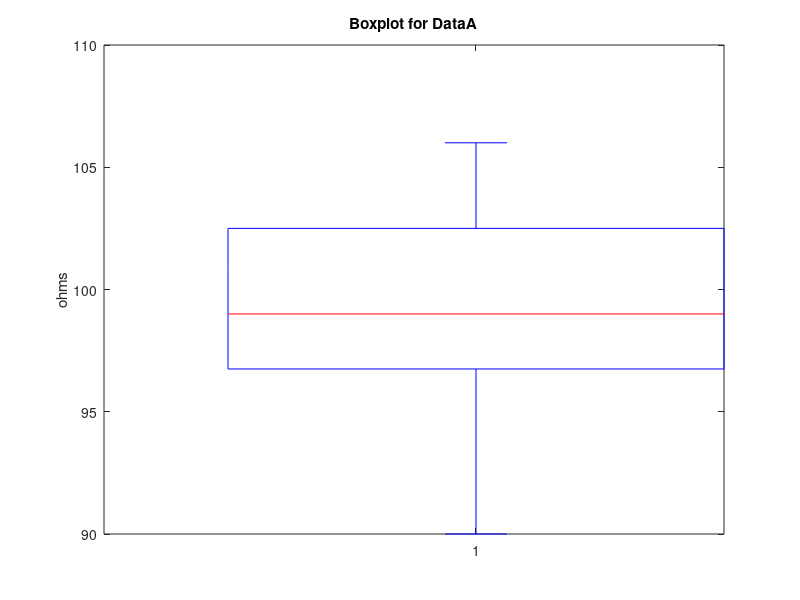
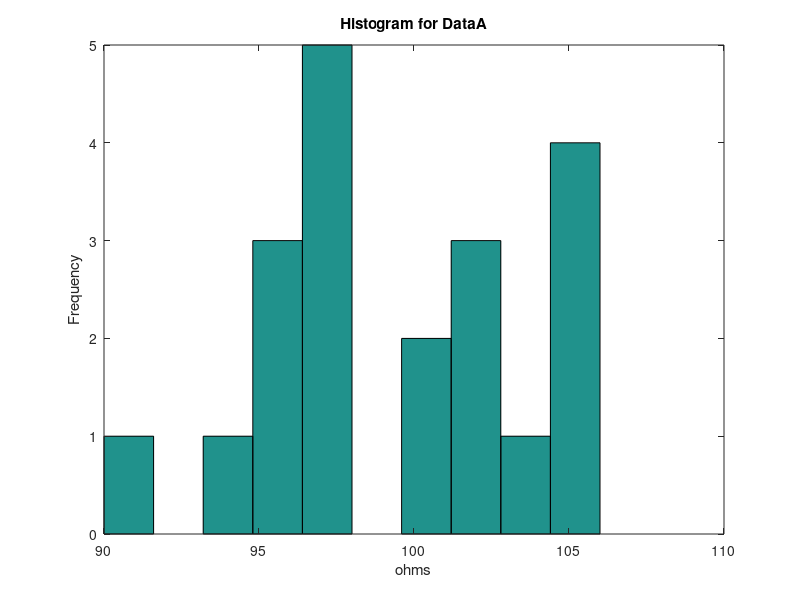
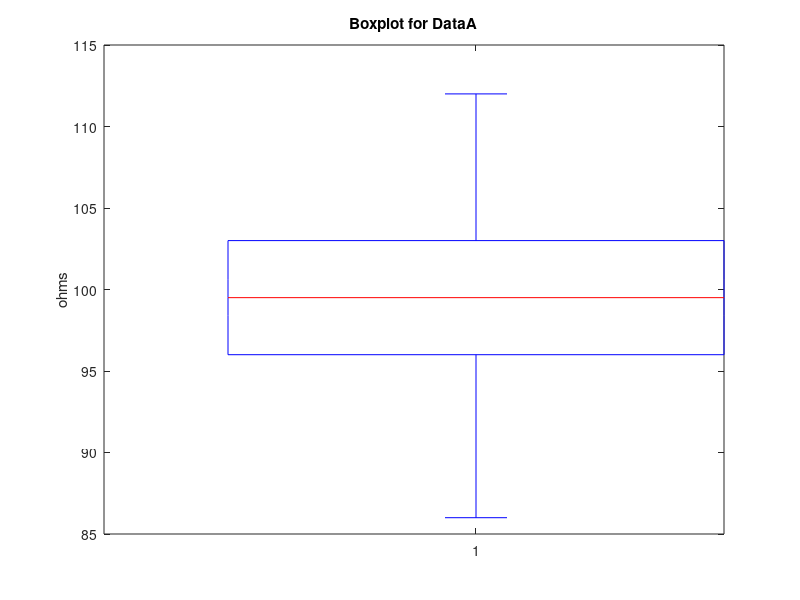
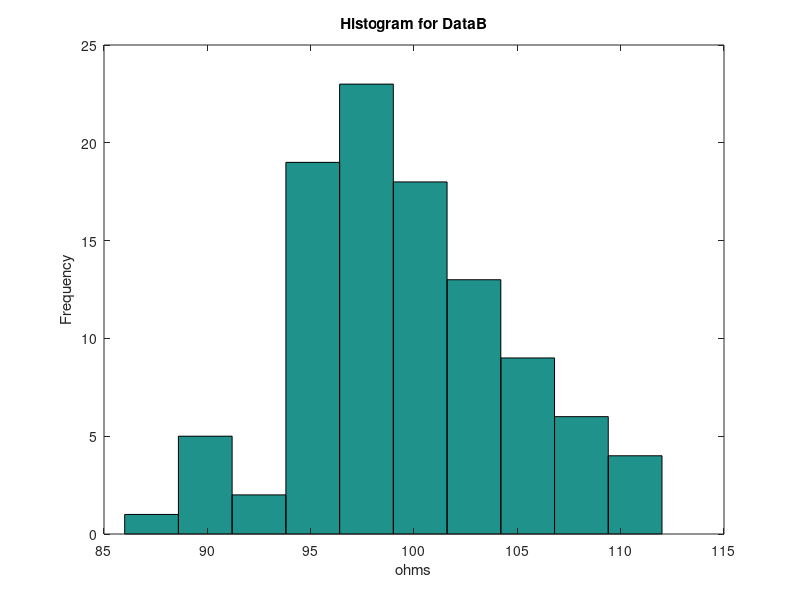

These charts were generated, in order, by the following MATLAB code:
%%
% Student Names: Your FULL NAME(s)
% Student IDs: Your STUDENT ID(s)
%
%                      Probability and Statistics
%
%                       Instructor: Ying He
%                         
% 
%%%%%%%%%%%%%%%%%%%%%%%%%%%%%%%%%%%%%%%%%%%%%%%%%%%%%%%%%%%%%%%%%%%%%%%%%%%
%                              Resistors
%
% Assume that we tested two batches of resistors (ohms) from two different
% plants, A and B. The first batch was very small. The second batch
% was much larger.

%% Init

clc

clear

close all

format compact

disp(['Code by: Alexander Macri  0384086 8:00 AM'])
disp(['Code by: Adam Kimball     0386149 8:00 AM'])
disp(['Code by: Grissess MacWookie  0000001 6:66 AM'])
disp([' ']);

%% Process data [Done]

dataA = load ( 'dataA.txt' );
%dataA = xlsread('STAT383_Project_data.xlsx',1,'B2:B21');
Na = size(dataA,1);

dataB = load ( 'dataB.txt' );
%dataB = xlsread('STAT383_Project_data.xlsx',1,'D2:D101');
Nb = size(dataB,1);

%% Plot the data (dataA) [Done]

% (Box plot) For the key parts of the plot, see figure 6.24 in textbook

figure('name','Boxplot for DataA');boxplot(dataA);title ('Boxplot for DataA');ylabel('ohms');

% (Histogram)
figure('name','Histogram for DataA');hist(dataA);title ('Histogram for DataA');ylabel('Frequency');xlabel('ohms')

%% Questions [NOT DONE]

% Is the data skewed? Why or why not. Use your plots to support your
% analysis. HINT: Read 6.2 and 6.3 carefully.

fprintf(['The Data Set, A, is [insert thing here] skewed \n ', ...
    'because [description]']);

disp([' '])
%% Plot the data (dataB)[Done]

% (Box plot) For the key parts of the plot, see figure 6.24
figure('name','Boxplot for DataB');boxplot(dataB);title ('Boxplot for DataA');ylabel('ohms')

% (Histogram)
figure('name','Histogram for DataB');hist(dataB);title ('Histogram for DataB');ylabel('Frequency');xlabel('ohms')


%% Questions [NOT DONE]

%Is the data skewed? Why or why not.. Use your plots to support your
%analysis. HINT: Read 6.2 and 6.3 carefully.

fprintf(['The Data Set, B, is [insert thing here] skewed \n ', ...
    'because [description]']);

disp([' '])

%% Sample Analysis [NOT DONE]
% For each data set, calculate the sample mean, mode, median and sample
% standard deviation. The median you can get from the box plot or the MatLab
% command "median(data)" and the mode seen from the data or use the MatLab
% command "mode(data)". However, the sample mean and sample standard
% deviation MUST be calculated using the formulas from the book, i.e.
% do not use software commands like "mean(X)" but you can still use "sum".

meanA = sum(dataA)/Na;
meanB = sum(dataB)/Nb;



%% Confidence Intervals [NOT DONE]
% For this part, it will be useful to use the MatLab function "tinv". This
% will calculate the critical value for a random variable with a student-t
% distribution given v, which is the degrees of freedom.
%
% For example, to calculate the t-citical value given alpha = a, and v
% degrees of freedom (usually n-1), we would use,
%
%                   tinv(1-alpha,v)
%
%% Calculate and display TWO-sided "t" confidence intervals for the sample mean of dataA and dataB that you calculated above for... [NOT DONE]
%  (Display it in the same format as the instructions sheet.)

disp([' '])

diffA = dataA - meanA;
diffB = dataB - meanB;

varA = (sum(diffA.^2))/(Na-1);
varB = (sum(diffB.^2))/(Nb-1);

stdDevA = sqrt((sum(diffA.^2))/(Na-1));
stdDevB = sqrt((sum(diffB.^2))/(Nb-1));

sampleStdDevA = sqrt((sum(diffA.^2))/(Na));
sampleStdDevB = sqrt((sum(diffB.^2))/(Nb));

% For confidence level 95% for dataA

t95A = tinv(.95,Na-1);
lower95A = meanA-(t95A*(sampleStdDevA/Na));

upper95A = meanA+(t95A*(sampleStdDevA/Na));

disp(['The two-sided, 95% confidence interval for the sample mean of data set A, is (' num2str(lower95A) ', ' num2str(upper95A) ')']);

disp([' '])
% For confidence level 95% for dataB

t95B = tinv(.95,Nb-1);
lower95B = meanB-(t95B*(sampleStdDevB/Nb));

upper95B = meanB+(t95B*(sampleStdDevB/Nb));

disp(['The two-sided, 95% confidence interval for the sample mean of data set B, is (' num2str(lower95B) ', ' num2str(upper95B) ')']);

disp([' '])
% For confidence level 99% for dataA

t99A = tinv(.99,Na-1);
lower99A = meanA-(t99A*(sampleStdDevA/Na));

upper99A = meanA+(t99A*(sampleStdDevA/Na));

disp(['The two-sided, 99% confidence interval for the sample mean of data set A, is (' num2str(lower99A) ', ' num2str(upper99A) ')']);

disp([' '])
% For confidence level 99% for dataB

t99B = tinv(.99,Nb-1);
lower99B = meanB-(t95B*(sampleStdDevB/Nb));

upper99B = meanB+(t99B*(sampleStdDevB/Nb));

disp(['The two-sided, 99% confidence interval for the sample mean of data set B, is (' num2str(lower99B) ', ' num2str(upper99B) ')']);

disp([' '])
%% Hypothesis Testing [NOT DONE]
%
% For this part, it will be useful to use the MatLab function "cdf". This
% function will calculate the cumulative distribution function for a
% particular distribution. For example, to calculate P(X < x) where X is a
% normally distributed variable with some known mean and STANDARD DEVIATION
% (MatLab uses std dev in its code, not variance) we would use,
%
%                   cdf('normal',x,mean, std dev)
%
% where mean and variance are numerical values and 'normal" is put in
% exactly as shown. For example, the standard normal distribution has a
% specific mean and variance, namely mean = 0 and var = 1. Therefore,
% if we want to calculate P(Z < z), we use the cumulative distribution for
% a standard normal distribution which would be,
%
%                   cdf('normal',z,0,1)
%
% Similarly, you can calculate the cumulative distribution function for a
% student-t or just "t" distribution for some amount v, or degrees of
% freedom,
%
%                   cdf('t',t,v)
%
% NOTE: Both cdf functions calculate P(X < x). In other words, the function
% is defined from -inf to x. Typically you need P(X > x) for the p-value.

%% Calculate and display (as a probability) the cumulative distribution function for... [NOT DONE]

% For t = 2.262 with 9 degrees of freedom.
disp(['The T cdf for t = 2.262 is P(T<t) = ' num2str(cdf('t',2.262,9))]);

%  Hint: To check your code, check that it matches the value in your t-table or Table III in the back of your textbook.

disp([' ']);
%% Calculate and display the p-value for ... [NOT DONE]

% For the two-sided problem for data A with null hypothesis H0: mu_A = 98.25
tstarA = (((meanA - 98.25)*(sqrt(Na))/(sampleStdDevA)));

disp(['For H0: mu_A = 98.25, the p-value = ' num2str(2*(1-cdf('normal',98.25,meanA,sampleStdDevA)))]);

% For the two-sided problem for data B with null hypothesis H0: mu_B = 98.25
tstarB = (((meanB - 98.25)*sqrt(Nb))/(sampleStdDevB));

disp(['For H0: mu_B = 98.25, the p-value = ' num2str(2*(1-cdf('normal',98.25,meanB,sampleStdDevB)))]);

disp([' ']);
%% QUESTION - Assume a significance level of 5%, should you reject the null hypothesis in either case now? Why? [NOT DONE]
% When you answer this below, include your calculated p-value in addtion to the t statistic.
% Do this for both dataA and dataB.
%
%  (Display your answer in the command window as before (same format as the
%  instructions sheet example). Hint: See figure 8.30 in book.

disp(['The absolute value of the t statistic for dataA ' num2str(tstarA)]);
disp(['[is whatever than] the critical value, ' num2str(cdf('t',0.05,Na-1)) ]);
disp(['and therefore with a significance level of 5%, we [do something] the null.']);


disp(['The absolute value of the t statistic for dataB ' num2str(tstarB)]);
disp(['[is whatever than] the critical value, ' num2str(cdf('t',0.05,Nb-1)) ]);
disp(['and therefore with a significance level of 5%, we [do something] the null.']);




%% Paired, two sided t-test: [NOT DONE]
% Imagine that "dataA" is attained by meauring the resistors using a standard
% ohm meter. However, a new procudure measures the resistance in a much faster
% way. The data below (dataC) are the resitances as measured this new way.

% DO NOT ALTER THIS CELL

dataC = [103;99;107;101;96;99;101;95;97;101;99;98;101;101;105;103;103;104;98;91];

%% Calculate and display the p-value for ... [NOT DONE]

% For the two-sided problem with null hypothesis H0: muA - muC = 0

qAC = dataA-dataC;
dAC = sum(qAC)/Na;
sdAC = sum(qAC - dAC)^2/(Na-1);
tstarAC = ((dAC-0)*(sqrt(Na)))/(sdAC);

disp(['For H0: muA - muC = 0, the paired p-value = ' num2str(2*(1-cdf('t',0.05,Na-1)))])

%% QUESTION - Assume a significance level of 5%, would you say that there is a significant difference between the methods (reject)? [NOT DONE]
% 
%
%  (Display your answer in the command window as before (same format as the
%  instructions sheet example).

disp(['The absolute value of the t statistic ' num2str(tstarAC)]);
disp(['[is whatever than] the critical value, ' num2str(cdf('t',0.05,Nb-1)) ]);
disp(['and therefore with a significance level of 5%, we [do something] the null.']);


%% Un-paired (independent) two-sided t-test: [NOT DONE]
% Imagine that "dataA" is using the standard machine to make resistors,
% while a new machine that is cheaper is being used to to create the data
% below (dataD).

%% DO NOT ALTER THIS CELL

dataD = [103;99;107;101;96;99;101;95;97;101;99;98;101;101;105;103;103;104;98;91;95;97;101;99;98;101];

%% Calculate and display the p-value for (do NOT assume a pooled variance) ... [NOT DONE]

% For the two-sided problem with null hypothesis H0: muA - muD = 0

Nd = size(dataD,1);

meanA = sum(dataA)/Na;
meanD = (sum(dataD)/Nd);

VarA = sum(dataA - meanA)^2/(Na-1);
VarD = sum(dataD - meanD)^2/(Nd-1);

numor = meanA-meanD-0;
denom = sqrt((VarA/Na)+(VarD/Nd));

tstarAD = numor/denom;

disp(['For H0: muA - muC = 0, the paired p-value = ' num2str(2*(1-cdf('t',0.05,Nd-1)))])

%% QUESTION - Assume a significance level of 5%, would you say that there is a significant difference between the machines (reject)? [NOT DONE]
% 
%
%  (Display your answer in the command window as before (same format as the
%  instructions sheet example).

disp(['The absolute value of the t statistic ' num2str(tstarAD)]);
disp(['[is whatever than] the critical value, ' num2str(cdf('t',0.05,Nb-1)) ]);
disp(['and therefore with a significance level of 5%, we [do something] the null.']);

disp([' '])
%%                  Fitting a Line (paramter estimation) [NOT DONE]
%
% The manager of the resistor plant wishes to investigate how the plant's
% electricity usage depends upon the value of the resistor produced.
% DataA is the resistor information while the data below is the electricity
% is used during the production of the resistors.
%
% The manager plots the data and determines that a linear model is best.
%
%                           Y = m * X + b;
%
% where Y is electricty usage (in watts) and X is value of the resistors.

%% DO NOT ALTER THIS CELL
m = 0.5;    % slope of relationship
b = 0.2;    % intercept

G = 0.1; %Noise factor

s = G*randn(1,Na);      % uncertainty in time measurements (standard deviation)

Y = m*dataA' + b + s;
dataY = Y';

%% Calculate and display the slope and intercept [NOT DONE]
% using dataA as the independent varible (X) and dataY as the dependent variable (Y).
% You CANNOT use "polyfit" or the like. You must use the equations we
% discuss in class (12.2 in the book).


MM = (((Na * sum(dataA.*dataY)) - (sum(dataA) * sum(dataY)))/((Na*sum(dataA.^2)) - sum(dataA)^2));

BB = (sum(dataY)/Na);
%% Plot fitted regression line against data [NOT DONE]
% The following code is how I display line and data. It doesn't mean you
% HAVE to use it.....
%
% Fit2=MM*dataA + BB;    
% This is my fit line. MM and BB are estimates for slope and intercpet.
%
% figure;plot(dataA,dataY,'b.',dataA,Fit2,'r-');
% xlabel('Resistance(ohms)');
% ylabel('Electricity Usage(Watts)');
% title('Best Linear Fit')
% 

Fit2=MM*dataA + BB;    
%This is my fit line. MM and BB are estimates for slope and intercpet.

figure('name','This is my fit line. MM and BB are estimates for slope and intercpet');plot(dataA,dataY,'b.',dataA,Fit2,'r-');
xlabel('Resistance(ohms)');
ylabel('Electricity Usage(Watts)');
title('Best Linear Fit')
